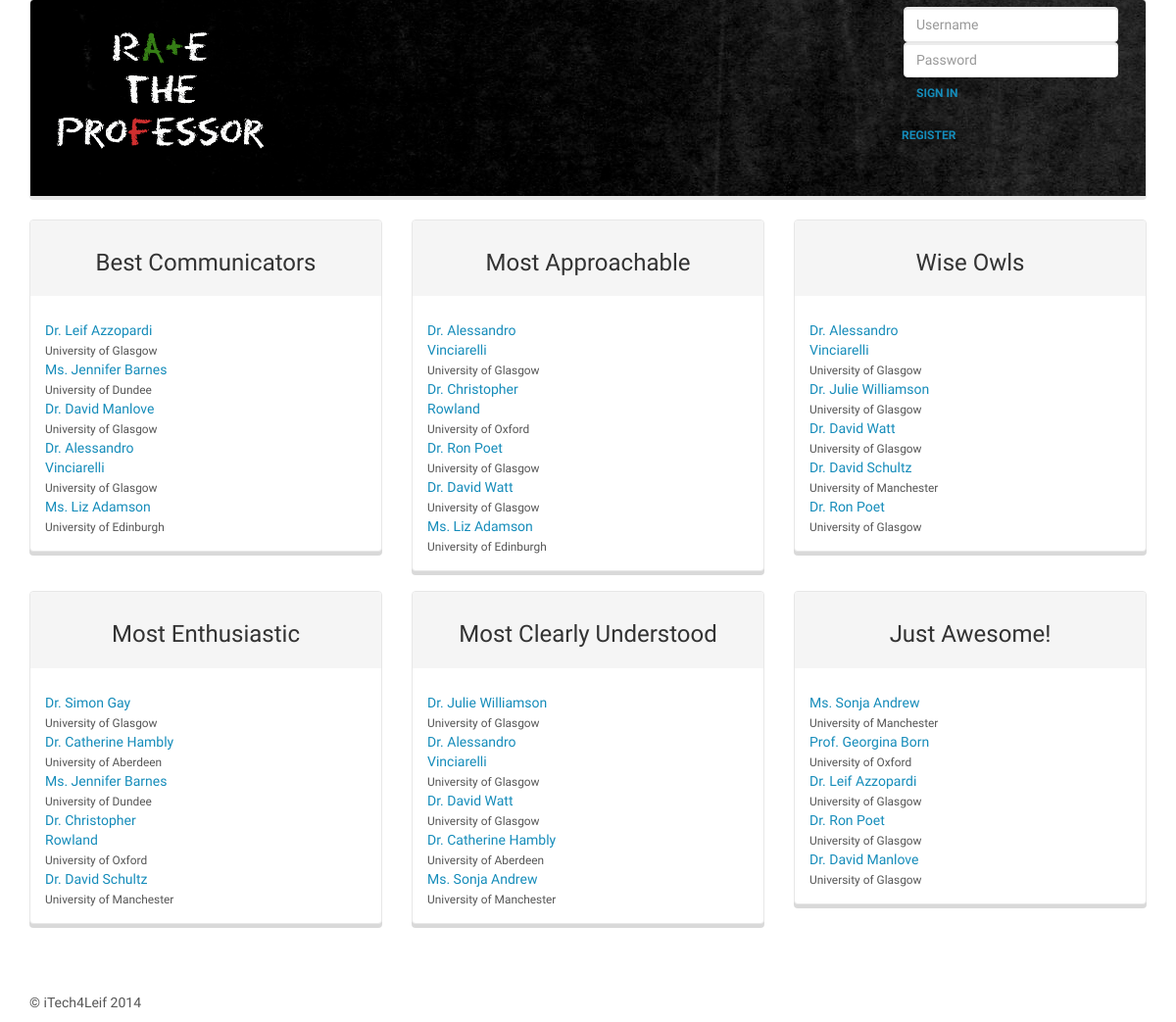
The page /rate_the_professor/ranking/ on the database its author committed.
### rate_the_professor/models.py (models this page shows, shortened)
class Professor(models.Model):
    title = models.CharField(max_length=64)
    first_name = models.CharField(max_length=256)
    last_name = models.CharField(max_length=256)
    sum_of_communication = models.DecimalField(max_digits=10, decimal_places=1, default=2.5)
    no_of_communication = models.IntegerField(default=1)
    overall_communication = models.DecimalField(max_digits=2, decimal_places=1, default=2.5)
    sum_of_knowledge = models.DecimalField(max_digits=10, decimal_places=1, default=2.5)
    no_of_knowledge = models.IntegerField(default=1)
    overall_knowledge = models.DecimalField(max_digits=2, decimal_places=1, default=2.5)
    sum_of_approachability = models.DecimalField(max_digits=10, decimal_places=1, default=2.5)
    no_of_approachability = models.IntegerField(default=1)
    overall_approachability = models.DecimalField(max_digits=2, decimal_places=1, default=2.5)
    sum_of_enthusiasm = models.DecimalField(max_digits=10, decimal_places=1, default=2.5)
    no_of_enthusiasm = models.IntegerField(default=1)
    overall_enthusiasm = models.DecimalField(max_digits=2, decimal_places=1, default=2.5)
    sum_of_clarity = models.DecimalField(max_digits=10, decimal_places=1, default=2.5)
    no_of_clarity = models.IntegerField(default=1)
    overall_clarity = models.DecimalField(max_digits=2, decimal_places=1, default=2.5)
    sum_of_awesomeness = models.DecimalField(max_digits=10, decimal_places=1, default=2.5)
    no_of_awesomeness = models.IntegerField(default=1)
    overall_awesomeness = models.DecimalField(max_digits=2, decimal_places=1, default=2.5)
    sum_of_ratings = models.DecimalField(max_digits=10, decimal_places=1, default=2.5)
    no_of_ratings = models.IntegerField(default=1)
    overall_rating = models.DecimalField(max_digits=2, decimal_places=1, default=2.5)
    picture = models.ImageField(upload_to='professors', blank=True)
    university = models.ForeignKey(University)
    courses_taught = models.ManyToManyField(Course)
    website_url = models.URLField()
    def _full_name(self):
        return u'%s %s %s ' % (self.title, self.first_name, self.last_name)
    full_name = property(_full_name)

class University(models.Model):
    uni_name = models.CharField(max_length=256, unique=True)
    website_url = models.URLField()
    class Meta:
        verbose_name_plural = "Universities"
    def __unicode__(self):
        return self.uni_name

### rate_the_professor/views.py (the view)
def ranking(request):
    context = RequestContext(request)
    best_communicators = Professor.objects.order_by('-overall_communication')[:5]
    easily_approachable = Professor.objects.order_by('-overall_approachability')[:5]
    wise_owls = Professor.objects.order_by('-overall_knowledge')[:5]
    most_enthusiastic = Professor.objects.order_by('-overall_enthusiasm')[:5]
    best_clarity = Professor.objects.order_by('-overall_clarity')[:5]
    totally_awesome =Professor.objects.order_by('-overall_awesomeness')[:5]
    context_dict = {'best_communicators': best_communicators
        , 'easily_approachable': easily_approachable
        , 'wise_owls': wise_owls
        , 'most_enthusiastic': most_enthusiastic
        , 'best_clarity': best_clarity
        , 'totally_awesome': totally_awesome
    }
    return render_to_response('rate_the_professor/ranking.html', context_dict, context)

### templates/rate_the_professor/ranking.html
{% extends 'rate_the_professor/base.html' %}
{% load static %}
{% block body_block %}
<div class="row">
    <div class="col-md-4">
        <div class="panel panel-default">
            <div class="panel-heading"><h3 class="centered-text">Best Communicators</h3></div>
            <div class="panel-body">
                {% include "rate_the_professor/top_rating.html" with professors=best_communicators%}
            </div>
        </div>
    </div>
    <div class="col-md-4">
        <div class="panel panel-default">
            <div class="panel-heading"><h3 class="centered-text">Most Approachable</h3></div>
            <div class="panel-body">
                {% include "rate_the_professor/top_rating.html" with professors=easily_approachable%}
            </div>
        </div>
    </div>
    <div class="col-md-4">
        <div class="panel panel-default">
            <div class="panel-heading"><h3 class="centered-text">Wise Owls</h3></div>
            <div class="panel-body">
                {% include "rate_the_professor/top_rating.html" with professors=wise_owls %}
            </div>
        </div>
    </div>
</div>
<div class="row">
    <div class="col-md-4">
        <div class="panel panel-default">
            <div class="panel-heading"><h3 class="centered-text">Most Enthusiastic</h3></div>
            <div class="panel-body">
                {% include "rate_the_professor/top_rating.html" with professors=most_enthusiastic%}
            </div>
        </div>
    </div>
    <div class="col-md-4">
        <div class="panel panel-default">
            <div class="panel-heading"><h3 class="centered-text">Most Clearly Understood</h3></div>
            <div class="panel-body">
                {% include "rate_the_professor/top_rating.html" with professors=best_clarity%}
            </div>
        </div>
    </div>
    <div class="col-md-4">
        <div class="panel panel-default">
            <div class="panel-heading"><h3 class="centered-text">Just Awesome!</h3></div>
            <div class="panel-body">
                {% include "rate_the_professor/top_rating.html" with professors=totally_awesome%}
            </div>
        </div>
    </div>
</div>
{% endblock %}

### templates/rate_the_professor/top_rating.html (shortened to what this page needs)
{% if professors %}
    {% for professor in professors %}
        <div class="row">
            <div class="col-md-6">
                <a href="/rate_the_professor/professor/{{ professor.id }}/">{{ professor.full_name }}</a>
                <br><small>{{ professor.university }}</small>
            </div>
            <div class="col-md-6 big-rating" title="{{ professor.overall_rating }} stars">{{ professor.overall_rating }}</div>
        </div>
    {% endfor %}
{% else %}
    <strong>There are no professors present.</strong>
{% endif %}

### rows shown on the page
Professor: full_name "Dr. Leif Azzopardi", university "University of Glasgow"
Professor: full_name "Ms. Jennifer Barnes", university "University of Dundee"
Professor: full_name "Dr. David Manlove", university "University of Glasgow"
Professor: full_name "Dr. Alessandro Vinciarelli", university "University of Glasgow"
Professor: full_name "Ms. Liz Adamson", university "University of Edinburgh"
Professor: full_name "Dr. Christopher Rowland", university "University of Oxford"
Professor: full_name "Dr. Ron Poet", university "University of Glasgow"
Professor: full_name "Dr. David Watt", university "University of Glasgow"
Professor: full_name "Dr. Julie Williamson", university "University of Glasgow"
Professor: full_name "Dr. David Schultz", university "University of Manchester"
Professor: full_name "Dr. Simon Gay", university "University of Glasgow"
Professor: full_name "Dr. Catherine Hambly", university "University of Aberdeen"
Professor: full_name "Ms. Sonja Andrew", university "University of Manchester"
Professor: full_name "Prof. Georgina Born", university "University of Oxford"
